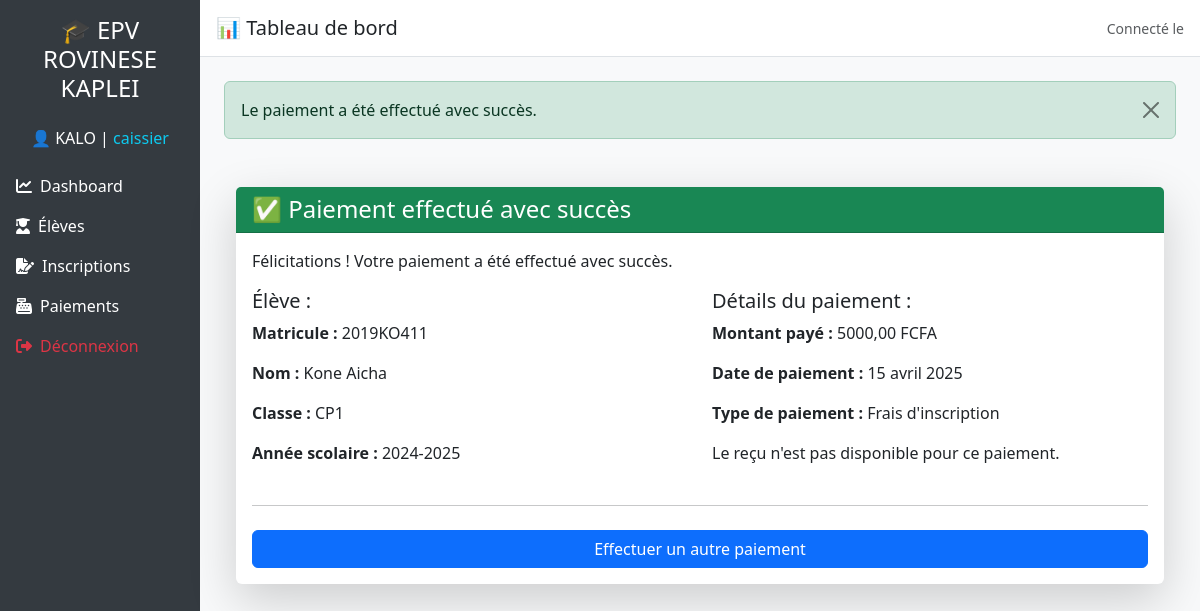
/facturations/paiement/success/63/ (signed in), run on the app's committed database.
### utilisateurs/models.py (models this page shows)
class Utilisateur(AbstractUser):
    ROLE_CHOICES = (
        ('admin', 'Administrateur'),
        ('caissier', 'Caissier'),
    )
    role = models.CharField(max_length=20, choices=ROLE_CHOICES, default='caissier')

### core/models.py (models this page shows, shortened)
class Eleve(models.Model):
    nom = models.CharField(max_length=255)
    prenom = models.CharField(max_length=255)
    date_naissance = models.DateField()
    matricule = models.CharField(max_length=50, unique=True, blank=True, null=True)
    telephone = models.CharField(max_length=15, blank=True, null=True)
    montant_du = models.DecimalField(max_digits=10, decimal_places=2, null=False, default=0)
    montant_restant = models.DecimalField(max_digits=10, decimal_places=2, default=0)  # Montant restant à payer

class Classe(models.Model):
    nom = models.CharField(max_length=255)
    frais_scolaire = models.DecimalField(max_digits=10, decimal_places=2)  # Montant des frais de scolarité
    frais_inscription = models.DecimalField(max_digits=10, decimal_places=2) # Montant des frais d'inscription

class AnneeScolaire(models.Model):
    annee = models.CharField(max_length=9, unique=True)  # Exemple : "2024-2025"
    date_debut = models.DateField()
    date_fin = models.DateField()
    est_active = models.BooleanField(default=True)

### facturations/models.py (models this page shows, shortened)
class Paiement(models.Model):
    eleve = models.ForeignKey(Eleve, on_delete=models.CASCADE)
    montant = models.DecimalField(max_digits=10, decimal_places=2, null=False)  # Montant payé
    date_paiement = models.DateField()
    annee_scolaire = models.ForeignKey(AnneeScolaire, on_delete=models.CASCADE)
    statut = models.BooleanField(default=False)  # True = payé, False = non payé
    inscription = models.ForeignKey(Inscription, on_delete=models.CASCADE, null=True, blank=True)  # Lien avec l'inscription
    type_paiement = models.CharField(max_length=50, choices=[('inscription', 'Frais d\'inscription'), ('scolarite', 'Frais de scolarité')])
    recu_pdf = models.FileField(upload_to='recus/', blank=True, null=True)

### inscriptions/models.py (models this page shows, shortened)
class Inscription(models.Model):
    eleve = models.ForeignKey(Eleve, on_delete=models.CASCADE)
    classe = models.ForeignKey(Classe, on_delete=models.CASCADE)
    annee_scolaire = models.ForeignKey(AnneeScolaire, on_delete=models.CASCADE)
    frais_inscription = models.DecimalField(max_digits=10, decimal_places=2, default=5000)  # Frais d'inscription (fixes)
    date_inscription = models.DateField(auto_now_add=True)
    class Meta:
        unique_together = ('eleve', 'annee_scolaire')  # Un élève ne peut pas être inscrit deux fois pour la même année

### facturations/views.py (the view)
# urls.py: path('paiement/success/<int:paiement_id>/', views.paiement_success, name='paiement_success'),
@login_required
def paiement_success(request, paiement_id):
    paiement = get_object_or_404(Paiement, id=paiement_id)
    if paiement.statut:
        messages.success(request, "Le paiement a été effectué avec succès.")
        context = {
            'paiement': paiement,
            'eleve': paiement.eleve,
            'montant_restant': paiement.eleve.montant_restant,
            'recu_pdf': paiement.recu_pdf.url if paiement.recu_pdf else None
        }
        return render(request, 'facturations/paiement_success.html', context)
    else:
        messages.error(request, "Le paiement n'a pas été validé.")
        return HttpResponse("Paiement non validé.")

### facturations/templates/facturations/paiement_success.html (shortened to what this page needs)
{% extends 'base.html' %}
{% load static %}
{% block content %}
{% if messages %}
{% for message in messages %}
    <div class="alert
        {% if message.tags == 'success' %}alert-success
        {% elif message.tags == 'info' %}alert-info
        {% elif message.tags == 'warning' %}alert-warning
        {% elif message.tags == 'error' %}alert-danger
        {% endif %} alert-dismissible fade show" role="alert" id="message-alert">
        {{ message }}
        <button type="button" class="btn-close" data-bs-dismiss="alert" aria-label="Close"></button>
    </div>
{% endfor %}
{% endif %}
    <div class="container mt-5">
        <div class="card shadow-lg border-0">
            <div class="card-header bg-success text-white">
                <h4 class="mb-0">✅ Paiement effectué avec succès</h4>
            </div>
            <div class="card-body">
                <p>Félicitations ! Votre paiement a été effectué avec succès.</p>
                <div class="row">
                    <div class="col-md-6">
                        <h5>Élève :</h5>
                        <p><strong>Matricule :</strong> {{ eleve.matricule }} </p>
                        <p><strong>Nom :</strong> {{ eleve.nom }} {{ eleve.prenom }}</p>
                        <p><strong>Classe :</strong> {{ paiement.inscription.classe.nom }}</p>
                        <p><strong>Année scolaire :</strong> {{ paiement.annee_scolaire.annee }}</p>
                    </div>
                    <div class="col-md-6">
                        <h5>Détails du paiement :</h5>
                        <p><strong>Montant payé :</strong> {{ paiement.montant }} FCFA</p>
                        <p><strong>Date de paiement :</strong> {{ paiement.date_paiement }}</p>
                        <p><strong>Type de paiement :</strong> {{ paiement.get_type_paiement_display }}</p>
                        {% if paiement.recu_pdf %}
                            <p><a href="{{ paiement.recu_pdf.url }}" class="btn btn-info" target="_blank">Télécharger le reçu</a></p>
                        {% else %}
                            <p>Le reçu n'est pas disponible pour ce paiement.</p>
                        {% endif %}
                    </div>
                </div>
                <hr class="my-4">
                <div class="d-grid">
                    <a href="{% url 'paiement' %}" class="btn btn-primary">Effectuer un autre paiement</a>
                </div>
            </div>
        </div>
    </div>
{% endblock %}

### templates/base.html (shortened to what this page needs)
<!DOCTYPE html>
<html lang="fr">
<head>
  <link href="https://cdn.jsdelivr.net/npm/bootstrap@5.3.0/dist/css/bootstrap.min.css" rel="stylesheet">
  <link href="https://cdnjs.cloudflare.com/ajax/libs/font-awesome/6.4.0/css/all.min.css" rel="stylesheet">
</head>
<body>
{% if user.is_authenticated %}
<div class="d-flex">
  <nav class="sidebar d-flex flex-column p-3 text-white col-md-3 col-lg-2">
    <h4 class="text-center mb-4">🎓 EPV ROVINESE KAPLEI</h4>
    <p class="text-center">👤 {{ user.username | upper }} | <span class="text-info">{{ user.role }}</span></p>
    {% if user.role == 'admin' %}
      <a href="{% url 'dashboard' %}" class="py-2 d-block"><i class="fas fa-chart-line me-2"></i>Dashboard</a>
      <a href="{% url 'liste_eleves' %}" class="py-2 d-block"><i class="fas fa-user-graduate me-2"></i>Élèves</a>
      <a href="{% url 'liste_classes' %}" class="py-2 d-block"><i class="fas fa-school me-2"></i>Classes</a>
      <a href="{% url 'liste_annees' %}" class="py-2 d-block"><i class="fas fa-calendar me-2"></i>Années</a>
      <a href="{% url 'inscription_form' %}" class="py-2 d-block"><i class="fas fa-file-signature me-2"></i>Inscriptions</a>
      <a href="{% url 'paiement_list' %}" class="py-2 d-block"><i class="fas fa-money-check-alt me-2"></i>Paiements</a>
      {% comment %} <a href="#" class="py-2 d-block"><i class="fas fa-receipt me-2"></i>Factures</a> {% endcomment %}
      <a href="{% url "liste_utilisateurs" %}" class="py-2 d-block"><i class="fas fa-users-cog me-2"></i>Utilisateurs</a>
      <a href="/admin/" class="py-2 d-block"><i class="fas fa-cogs me-2"></i>Paramètre</a>
      <a href="{% url 'deconnexion' %}" class="py-2 d-block text-danger"><i class="fas fa-sign-out-alt me-2"></i>Déconnexion</a>
    {% elif user.role == 'caissier' %}
      <a href="{% url 'caissier_dashboard' %}" class="py-2 d-block"><i class="fas fa-chart-line me-2"></i>Dashboard</a>
      <a href="{% url 'liste_eleves' %}" class="py-2 d-block"><i class="fas fa-user-graduate me-2"></i>Élèves</a>
      <a href="{% url 'inscription_form' %}" class="py-2 d-block"><i class="fas fa-file-signature me-2"></i>Inscriptions</a>
      <a href="{% url 'paiement' %}" class="py-2 d-block"><i class="fas fa-cash-register me-2"></i>Paiements</a>
      <a href="{% url 'deconnexion' %}" class="py-2 d-block text-danger"><i class="fas fa-sign-out-alt me-2"></i>Déconnexion</a>
    {% endif %}
  </nav>
  <div class="flex-grow-1">
    <div class="topbar d-flex justify-content-between align-items-center">
      <h5 class="mb-0">📊 Tableau de bord</h5>
      <span class="text-muted small">Connecté le {{ now|date:"d/m/Y H:i" }}</span>
    </div>
    <div class="p-4">
      {% block content %}{% endblock %}
    </div>
  </div>
</div>
{% endif %}
</body>
</html>

### templates/base.html (style rules this page uses)
body { font-family: 'Segoe UI', sans-serif; background-color: #f8f9fa; }
.sidebar { height: 100vh; background-color: #343a40; }
.sidebar a { color: #ffffff; text-decoration: none; }
.topbar { background-color: #ffffff; padding: 1rem; border-bottom: 1px solid #dee2e6; }

### data on the page
Utilisateur: username "KALO", role "caissier"
Eleve: matricule "2019KO411", nom "Kone", prenom "Aicha"
Paiement: inscription.classe.nom "CP1", annee_scolaire.annee "2024-2025", montant "5000,00", date_paiement "15 avril 2025", type_paiement "Frais d'inscription"

### other printed values
{{ message }} "Le paiement a été effectué avec succès."
